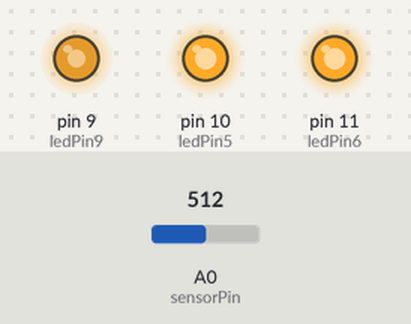
A sketch run on a simulated Arduino Uno, built with avr-gcc and run on an emulated ATmega328P. Shown: output pins drawn as LEDs (lit = HIGH). Inputs (shaded band) come from the test bench; at power-on: A0 (sensorPin) = 512.

Above: at 1.2 s.
1.3 s: A0 (sensorPin) set to 314
At 2.56 s:
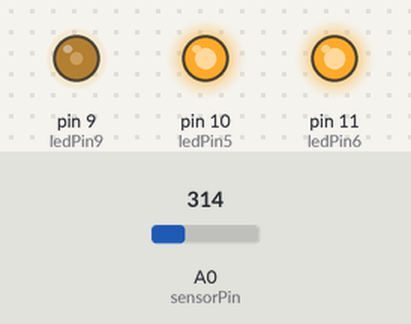
4.3 s: A0 (sensorPin) set to 293
At 5.5 s:
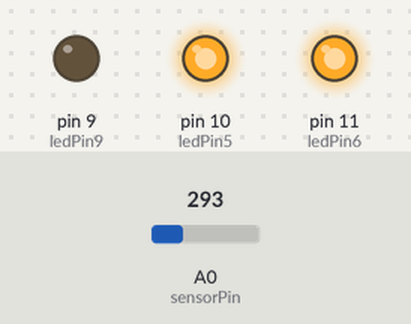
5.8 s: A0 (sensorPin) set to 210
7.3 s: A0 (sensorPin) set to 193
At 8.5 s:
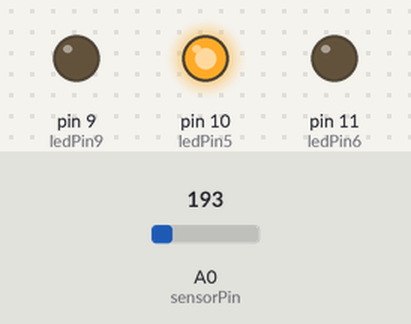
8.8 s: A0 (sensorPin) set to 112
10.3 s: A0 (sensorPin) set to 93
At 11.0 s:
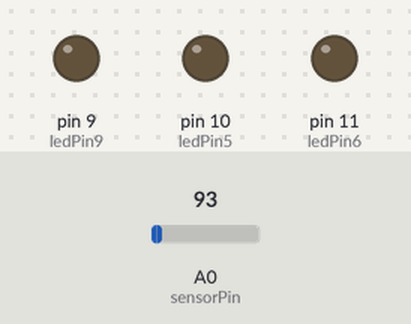
Timing chart, 0 to 12.8 s (numbered marks = the images above; inputs shaded):
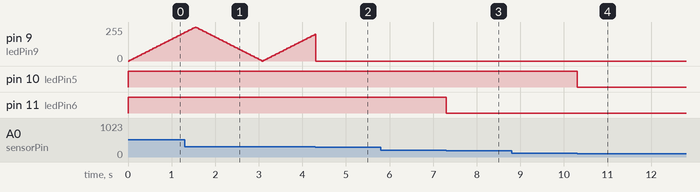

The sketch:

fade.ino
```cpp
int sensorPin = A0;    // select the input pin for the potentiometer
int ledPin5 = 10; // select the pin for the LED
int ledPin6 = 11;
int ledPin9 = 9;
int sensorValue = 0;  // variable to store the value coming from the sensor
int brightness = 0;    // how bright the LED is
int fadeAmount = 5;    // how many points to fade the LED by

void setup() {
  // declare the ledPin as an OUTPUT:
  pinMode(ledPin5, OUTPUT);
  pinMode(ledPin6, OUTPUT);
  pinMode(ledPin9, OUTPUT);
}

void loop() {
  // read the value from the sensor:
  sensorValue = analogRead(sensorPin);
  // turn the ledPin on
  if (sensorValue > 100) {
    digitalWrite(ledPin5, HIGH);
  } else {
    digitalWrite(ledPin5, LOW);
  }
  if (sensorValue > 200) {
  digitalWrite(ledPin6, HIGH);
  } else {
    digitalWrite(ledPin6, LOW);
  }
  if (sensorValue > 300) {
  analogWrite(ledPin9, brightness);  // set the brightness of pin 9:
  brightness = brightness + fadeAmount;  // change the brightness for next time through the loop:
    if (brightness <= 0 || brightness >= 255) {   // reverse the direction of the fading at the ends of the fade:
      fadeAmount = -fadeAmount;
    }
    delay(30);  // wait for 30 milliseconds to see the dimming effect
  } else {
    digitalWrite(ledPin9, LOW);
  }
}
```

Measured:
- the behaviour switches between 301 and 300 on A0 (sensorPin) (found by bisection; images 1 and 2)
- the behaviour switches between 201 and 200 on A0 (sensorPin) (found by bisection; images 2 and 3)
- the behaviour switches between 101 and 100 on A0 (sensorPin) (found by bisection; images 3 and 4)
- after the input at 5.8 s, every drawn part: stays the same
- after the input at 7.3 s, pin 11 (ledPin6): HIGH → LOW at once
- after the input at 8.8 s, every drawn part: stays the same
- after the input at 10.3 s, pin 10 (ledPin5): HIGH → LOW at once
